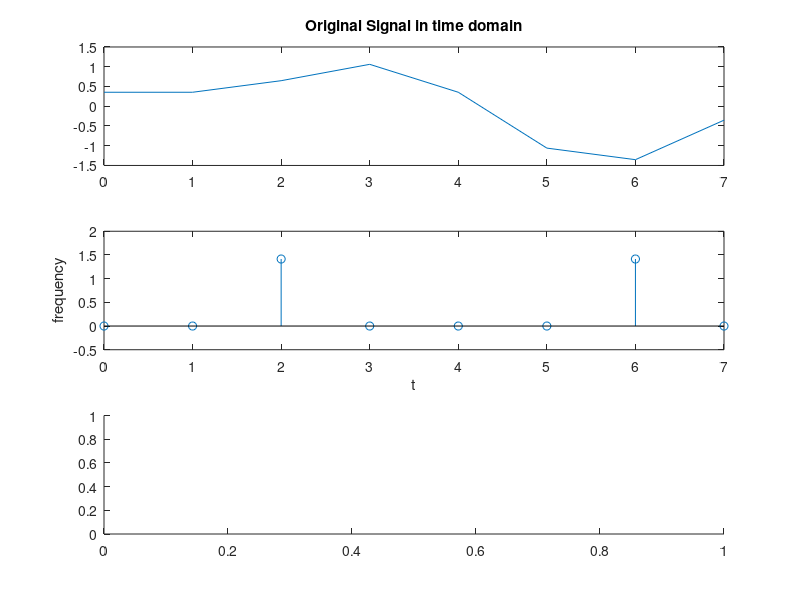

The MATLAB script that drew this image:
clc;
clear all;
fs=8000;
ts=1/fs;
N=8;
n=0:N-1;
X = zeros(1,N);

x=sin(2*pi*1000*n*ts) + 0.5*sin(2*pi*2000*n*ts + 3*pi/4);
subplot(3,1,1);
plot(n,x);
title('Original Signal in time domain');
for m = 1:N
    for n = 1:N
        X(m) = X(m) + x(n)*exp(-2*j*pi*(n-1)*(m-1)/N);
    end
end
nt=0:N-1;
%disp(X)
subplot(3,1,2);
stem(nt,real(X));
xlabel('t'),
ylabel('frequency');


 ln=length(X)
 x=zeros(1,ln)

 for i=1:ln
     for n=1:ln
        x(i)=x(i)+((1/ln)*X(n)*exp(2*pi*1j*(i-1)*(n-1)/ln))
   end
 end
 subplot(3,1,3);

 
